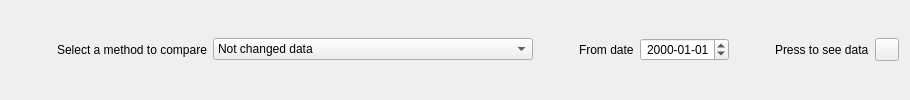
           <widget class="QWidget" name="tab_4">
            <attribute name="icon">
             <iconset resource="../images/xulpymoney.qrc">
              <normaloff>:/xulpymoney/compare.png</normaloff>:/xulpymoney/compare.png</iconset>
            </attribute>
            <attribute name="title">
             <string>Compare</string>
            </attribute>
            <layout class="QHBoxLayout" name="horizontalLayout_41">
             <item>
              <layout class="QVBoxLayout" name="verticalLayout_9">
               <item>
                <layout class="QHBoxLayout" name="horizontalLayout_25">
                 <item>
                  <widget class="wdgProductSelector" name="pseCompare" native="true"/>
                 </item>
                 <item>
                  <spacer name="horizontalSpacer_6">
                   <property name="orientation">
                    <enum>Qt::Horizontal</enum>
                   </property>
                   <property name="sizeHint" stdset="0">
                    <size>
                     <width>40</width>
                     <height>20</height>
                    </size>
                   </property>
                  </spacer>
                 </item>
                 <item>
                  <widget class="QLabel" name="label_2">
                   <property name="text">
                    <string>Select a method to compare</string>
                   </property>
                  </widget>
                 </item>
                 <item>
                  <widget class="QComboBox" name="cmbCompareTypes">
                   <property name="sizeAdjustPolicy">
                    <enum>QComboBox::AdjustToContents</enum>
                   </property>
                   <item>
                    <property name="text">
                     <string>Not changed data</string>
                    </property>
                    <property name="icon">
                     <iconset resource="../images/xulpymoney.qrc">
                      <normaloff>:/xulpymoney/eye.png</normaloff>:/xulpymoney/eye.png</iconset>
                    </property>
                   </item>
                   <item>
                    <property name="text">
                     <string>Scattering product prices</string>
                    </property>
                    <property name="icon">
                     <iconset resource="../images/xulpymoney.qrc">
                      <normaloff>:/xulpymoney/eye_red.png</normaloff>:/xulpymoney/eye_red.png</iconset>
                    </property>
                   </item>
                   <item>
                    <property name="text">
                     <string>Controling percentage evolution</string>
                    </property>
                    <property name="icon">
                     <iconset resource="../images/xulpymoney.qrc">
                      <normaloff>:/xulpymoney/eye.png</normaloff>:/xulpymoney/eye.png</iconset>
                    </property>
                   </item>
                   <item>
                    <property name="text">
                     <string>Controlling percentage evolution. Leveraged reduced</string>
                    </property>
                    <property name="icon">
                     <iconset resource="../images/xulpymoney.qrc">
                      <normaloff>:/xulpymoney/eye_red.png</normaloff>:/xulpymoney/eye_red.png</iconset>
                    </property>
                   </item>
                  </widget>
                 </item>
                 <item>
                  <spacer name="horizontalSpacer_7">
                   <property name="orientation">
                    <enum>Qt::Horizontal</enum>
                   </property>
                   <property name="sizeHint" stdset="0">
                    <size>
                     <width>40</width>
                     <height>20</height>
                    </size>
                   </property>
                  </spacer>
                 </item>
                 <item>
                  <widget class="QLabel" name="label_7">
                   <property name="text">
                    <string>From date</string>
                   </property>
                  </widget>
                 </item>
                 <item>
                  <widget class="QDateEdit" name="deCompare">
                   <property name="alignment">
                    <set>Qt::AlignRight|Qt::AlignTrailing|Qt::AlignVCenter</set>
                   </property>
                   <property name="displayFormat">
                    <string>yyyy-MM-dd</string>
                   </property>
                  </widget>
                 </item>
                 <item>
                  <spacer name="horizontalSpacer_5">
                   <property name="orientation">
                    <enum>Qt::Horizontal</enum>
                   </property>
                   <property name="sizeHint" stdset="0">
                    <size>
                     <width>40</width>
                     <height>20</height>
                    </size>
                   </property>
                  </spacer>
                 </item>
                 <item>
                  <widget class="QLabel" name="label_6">
                   <property name="text">
                    <string>Press to see data</string>
                   </property>
                  </widget>
                 </item>
                 <item>
                  <widget class="QToolButton" name="cmdComparationData">
                   <property name="toolTip">
                    <string>Shows comparation data</string>
                   </property>
                   <property name="text">
                    <string/>
                   </property>
                   <property name="icon">
                    <iconset resource="../images/xulpymoney.qrc">
                     <normaloff>:/xulpymoney/compare.png</normaloff>:/xulpymoney/compare.png</iconset>
                   </property>
                  </widget>
                 </item>
                </layout>
               </item>
               <item>
                <layout class="QVBoxLayout" name="layCompareProduct"/>
               </item>
              </layout>
             </item>
            </layout>
           </widget>
